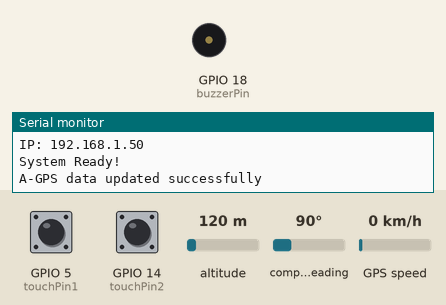
Recording of a sketch running on a simulated ESP32. Parts: buzzer (waves = sounding, pin HIGH), the last lines printed to the serial monitor. The test bench sets the inputs (shaded band); at power-on: GPIO 5 (touchPin1) LOW, GPIO 14 (touchPin2) LOW, altitude 120 m, compass heading 90°, GPS speed 0 km/h. WiFi joins after 1.5 s; servers stay silent unless stated; uploads are accepted with an empty reply; the GPS gets a fix after 3 s at 37.7749, -122.4194 with 8 satellites; no radio packets arrive unless stated.

Above: at 2.9 s.
3.0 s: GPIO 5 (touchPin1) pulled HIGH for 0.15 s
At 3.8 s:
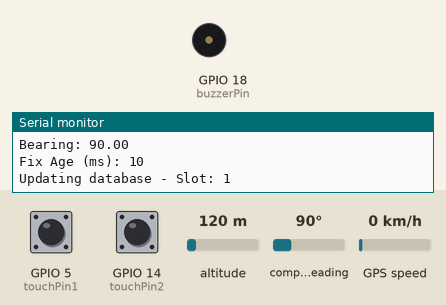
4.6 s: GPIO 14 (touchPin2) pulled HIGH for 0.15 s
At 5.0 s:
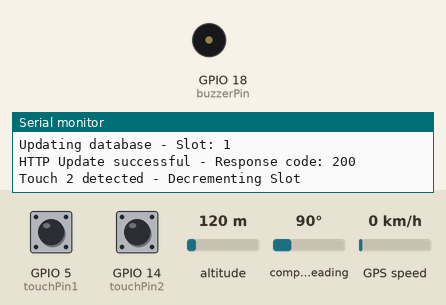
Timing chart, 0 to 7.6 s (numbered marks = the images above; inputs shaded):
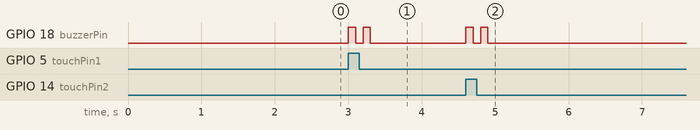

Measured:
- after the input at 3.0 s, GPIO 18 (buzzerPin): alternates HIGH for 0.10 s and LOW for 0.10 s, 4 changes in all, then stays LOW, starting at once
- after the input at 4.6 s, GPIO 18 (buzzerPin): alternates HIGH for 0.10 s and LOW for 0.10 s, 4 changes in all, then stays LOW, starting at once

The sketch:

gpstouch.ino
```cpp
#include <TinyGPS++.h>
#include <LoRa.h>
#include <Wire.h>
#include <WiFi.h>
#include <WiFiManager.h>
#include <HTTPClient.h>

// Pin definitions
const int touchPin1 = 5;
const int touchPin2 = 14;
const int gpsTxPin = 17;
const int gpsRxPin = 16;
const int buzzerPin = 18;
const int batteryPin = 36;

// LoRa pins
#define LORA_SS 15
#define LORA_RST 21
#define LORA_DIO0 26
#define LORA_SCK 22
#define LORA_MISO 19
#define LORA_MOSI 23

#define DEVICE_1_ADDRESS 0x01
#define DEVICE_2_ADDRESS 0x03

TinyGPSPlus gps;
WiFiManager wifiManager; // Create an instance of WiFiManager
// Add this near the top of your file with other global variables
volatile bool loraProcessing = false;
int Slot = 0;
unsigned long previousMillis = 0;
const long interval = 1000; // interval at which to send data (milliseconds)
bool leftDetected = false;
bool rightDetected = false;
float bearing = 0; // Bearing variable to store GPS heading in degrees

unsigned long previousGPSMillis = 0; // Variable to store the last time GPS was checked
const long gpsInterval = 1000; // 1 second in milliseconds

// Declare variables to store previous GPS data
float previousLat = 0.0;
float previousLng = 0.0;
float previousSpeed = 0.0;
float previousBearing = 0.0;

float lastValidBearing = 0.0;
bool updateNeeded = false;

unsigned long lastHttpUpdate = 0;
const unsigned long HTTP_UPDATE_INTERVAL = 100; // Reduced to 100ms for faster updates

// Add these touch sensor timing constants
const int TOUCH_DELAY = 50;      // Reduced from 100ms to 50ms
const int TOUCH_DURATION = 100;  // Reduced from 200ms to 100ms

// Update these values at the top with other globals
const int GPS_BAUD_RATE = 115200;  // Increased from 9600 for faster GPS data
const unsigned long GPS_READ_INTERVAL = 100;  // Reduced to 100ms for more frequent updates
const int GPS_MAX_AGE = 1000;    // Maximum age of GPS data in milliseconds

// Add these constants at the top
const unsigned long LORA_CHECK_INTERVAL = 1;  // Check every 1ms
unsigned long lastLoRaCheck = 0;

// Add these at the top with other globals
const char* ssid = "AutoConnectAP";  // Your WiFi SSID
const char* password = "";           // Your WiFi password
unsigned long lastWiFiCheck = 0;
const unsigned long WIFI_CHECK_INTERVAL = 5000; // Check WiFi every 5 seconds

// Add at the top with other globals
bool portalRunning = false;

// Add these constants at the top
const char* AGPS_URL = "https://online-live1.services.u-blox.com/GetOnlineData.ashx";
const char* AGPS_TOKEN = "e4ZpbQrkS1mNxjscBuinHA";  // Get this from u-blox

void setup() {
    Serial.begin(115200);
    Serial2.begin(9600, SERIAL_8N1, gpsRxPin, gpsTxPin);

    // Configure WiFiManager
    wifiManager.setConfigPortalTimeout(180); // 3 minute timeout
    wifiManager.setConnectTimeout(30); // 30 seconds connection timeout

    // Auto connect using saved credentials
    if(!wifiManager.autoConnect("AutoConnectAP")) {
        Serial.println("Failed to connect and hit timeout");
        ESP.restart();
    }

    Serial.println("WiFi Connected!");
    Serial.print("IP: ");
    Serial.println(WiFi.localIP());

    // Initialize LoRa with optimized settings
    SPI.begin(LORA_SCK, LORA_MISO, LORA_MOSI, LORA_SS);
    LoRa.setPins(LORA_SS, LORA_RST, LORA_DIO0);

    if (!LoRa.begin(433E6)) {
        Serial.println("LoRa Failed!");
        while (1);
    }

    // Optimize LoRa settings
    LoRa.setSpreadingFactor(7);
    LoRa.setSignalBandwidth(125E3);
    LoRa.setCodingRate4(5);
    LoRa.enableCrc();
    LoRa.setTxPower(20);

    pinMode(touchPin1, INPUT);
    pinMode(touchPin2, INPUT);
    pinMode(buzzerPin, OUTPUT);
    pinMode(batteryPin, INPUT);

    Serial.println("System Ready!");

    if (WiFi.status() == WL_CONNECTED) {
        updateAGPS();  // Get A-GPS data on startup
    }
}

void checkWiFiConnection() {
    if (WiFi.status() != WL_CONNECTED && !portalRunning) {
        Serial.println("WiFi disconnected, starting portal...");
        portalRunning = true;

        // Start config portal with existing wifiManager instance
        if (!wifiManager.startConfigPortal("AutoConnectAP")) {
            Serial.println("Failed to connect and hit timeout");
            delay(3000);
            ESP.restart();
        }

        portalRunning = false;
        Serial.println("WiFi Reconnected!");
    }
}

void forceHttpUpdate() {
    static HTTPClient http;

    if (WiFi.status() == WL_CONNECTED) {
        const char* serverUrl = "https://peachpuff-donkey-807602.hostingersite.com/location";

        String postData = "ID=" + String(DEVICE_1_ADDRESS) +
                         "&message=" + String(Slot) +
                         "&lat=" + String(gps.location.lat(), 6) +
                         "&lon=" + String(gps.location.lng(), 6) +
                         "&rotation=" + String(lastValidBearing) +
                         "&speed=" + String(gps.speed.kmph());

        http.begin(serverUrl);
        http.addHeader("Content-Type", "application/x-www-form-urlencoded");
        http.addHeader("Connection", "keep-alive");

        Serial.println("Sending HTTP update...");
        int httpResponseCode = http.POST(postData);

        if (httpResponseCode > 0) {
            Serial.println("HTTP Update OK: " + String(httpResponseCode));
        } else {
            Serial.println("HTTP Update Failed: " + String(httpResponseCode));
            checkWiFiConnection(); // Check WiFi if HTTP fails
        }
        http.end();
    } else {
        checkWiFiConnection();
    }
}

void loop() {
    unsigned long currentMillis = millis();
    static unsigned long lastSendMillis = 0;
    static unsigned long lastHttpMillis = 0;
    const unsigned long SEND_INTERVAL = 1000;  // Increased to 1 second
    const unsigned long HTTP_MIN_INTERVAL = 500;  // Minimum time between HTTP updates
    static unsigned long lastAgpsUpdate = 0;
    const unsigned long AGPS_UPDATE_INTERVAL = 4 * 60 * 60 * 1000;  // 4 hours

    // Check for incoming messages first
    int packetSize = LoRa.parsePacket();
    if (packetSize) {
        String message = "";
        int sender = LoRa.read();
        int receiver = LoRa.read();

        if (receiver == DEVICE_1_ADDRESS && sender == DEVICE_2_ADDRESS) {
            while (LoRa.available()) {
                message += (char)LoRa.read();
            }
            Serial.println("Received: " + message);

            if (message == "BUTTON2_PRESSED") {
                Slot++;
                triggerBuzzer();
                // Only update HTTP if enough time has passed
                if (currentMillis - lastHttpMillis >= HTTP_MIN_INTERVAL) {
                    forceHttpUpdate();
                    lastHttpMillis = currentMillis;
                }
            } else if (message == "BUTTON1_PRESSED") {
                if (Slot > 0) {
                    Slot--;
                    triggerBuzzer();
                    if (currentMillis - lastHttpMillis >= HTTP_MIN_INTERVAL) {
                        forceHttpUpdate();
                        lastHttpMillis = currentMillis;
                    }

                    if (Slot == 0) {
                        sendLoRaMessage(DEVICE_2_ADDRESS, "DATA_FROM_DEVICE_1: Slot=0");
                    }
                }
            }
        }
    }

    // Handle sending with proper interval
    if (currentMillis - lastSendMillis >= SEND_INTERVAL && Slot > 0) {
        lastSendMillis = currentMillis;

        LoRa.beginPacket();
        LoRa.write(DEVICE_1_ADDRESS);
        LoRa.write(DEVICE_2_ADDRESS);
        String message = "DATA_FROM_DEVICE_1: Slot=" + String(Slot);
        LoRa.print(message);
        LoRa.endPacket(true);

        Serial.println("Sent: " + message);
    }

    // Handle other tasks
    handleTouchSensors();
    if (Serial2.available()) {
        handleGPS();
    }

    // Update A-GPS data every 4 hours
    if (millis() - lastAgpsUpdate > AGPS_UPDATE_INTERVAL) {
        updateAGPS();
        lastAgpsUpdate = millis();
    }
}

void handleTouchSensors() {
    int touch1 = digitalRead(touchPin1);
    int touch2 = digitalRead(touchPin2);

    if (touch1 == HIGH && touch2 == HIGH) {
        Serial.println("Both touched - ignoring");
    } else if (touch1 == HIGH) {
        if (!leftDetected) {
            if (digitalRead(touchPin1) == HIGH) {
                Serial.println("Touch 1 detected - Incrementing Slot");
                Slot++;
                leftDetected = true;
                rightDetected = false;
                triggerBuzzer();
                forceHttpUpdate();  // Immediate update
            }
        }
    } else if (touch2 == HIGH) {
        if (!rightDetected && Slot > 0) {
            if (digitalRead(touchPin2) == HIGH) {
                Serial.println("Touch 2 detected - Decrementing Slot");
                Slot--;
                leftDetected = false;
                rightDetected = true;
                triggerBuzzer();
                forceHttpUpdate();  // Immediate update

                if (Slot == 0) {
                    sendLoRaMessage(DEVICE_2_ADDRESS, "DATA_FROM_DEVICE_1: Slot=0");
                }
            }
        }
    } else {
        leftDetected = false;
        rightDetected = false;
    }
}

void triggerBuzzer() {
    for (int i = 0; i < 2; i++) { // Reduced from 5 to 2 beeps
        digitalWrite(buzzerPin, HIGH);
        delay(100);  // Reduced from 100ms to 50ms
        digitalWrite(buzzerPin, LOW);
        delay(100);  // Reduced from 100ms to 50ms
    }
}

int calculateBatteryPercentage(float voltage) {
    if (voltage >= 4.2) return 100;
    else if (voltage >= 3.9) return 75;
    else if (voltage >= 3.7) return 50;
    else if (voltage >= 3.5) return 25;
    else return 0;
}

void updateDatabase(int id, const String& value) {
    if (WiFi.status() == WL_CONNECTED) {
        HTTPClient http;
        const char* serverUrl = "https://peachpuff-donkey-807602.hostingersite.com/location";
        int currentSlot = (Slot > 0) ? Slot : 0;

        String postData = "ID=" + String(id) +
                         "&message=" + String(currentSlot) +
                         "&lat=" + String(gps.location.lat(), 6) +
                         "&lon=" + String(gps.location.lng(), 6) +
                         "&rotation=" + String(lastValidBearing) +
                         "&speed=" + String(gps.speed.kmph());

        http.begin(serverUrl);
        http.addHeader("Content-Type", "application/x-www-form-urlencoded");
        http.addHeader("Cache-Control", "no-cache");

        Serial.println("Updating database - Slot: " + String(currentSlot));

        int httpResponseCode = http.POST(postData);

        if (httpResponseCode > 0) {
            Serial.println("HTTP Update successful - Response code: " + String(httpResponseCode));
        } else {
            Serial.println("HTTP Update failed - Error: " + String(httpResponseCode));
        }
        http.end();
    }
}


void sendLoRaMessage(int receiverAddress, const String& message) {
    LoRa.beginPacket();
    LoRa.write(DEVICE_1_ADDRESS);    // Sender: Device 1 (0x01)
    LoRa.write(DEVICE_2_ADDRESS);    // Receiver: Device 2 (0x03)
    LoRa.print(message);
    LoRa.endPacket();
    Serial.print("Sent message to Device 2: ");
    Serial.println(message);
}

// GPS handling function
void handleGPS() {
    unsigned long currentMillis = millis();

    if (currentMillis - previousGPSMillis >= GPS_READ_INTERVAL) {
        previousGPSMillis = currentMillis;

        // Read GPS data more aggressively
        while (Serial2.available()) {
            if (gps.encode(Serial2.read())) {
                if (gps.location.isValid() && gps.location.age() < GPS_MAX_AGE) {
                    float currentLat = gps.location.lat();
                    float currentLng = gps.location.lng();
                    float currentBearing = gps.course.deg();
                    float currentSpeed = gps.speed.kmph();

                    // Force update if speed is above threshold or location changed significantly
                    bool significantChange = false;

                    // Check for significant movement (more than 5 meters)
                    if (previousLat != 0 && previousLng != 0) {
                        float distance = TinyGPSPlus::distanceBetween(
                            previousLat, previousLng,
                            currentLat, currentLng
                        );

                        significantChange = (distance > 5) || (currentSpeed > 5);
                    }

                    if (significantChange ||
                        currentLat != previousLat ||
                        currentLng != previousLng ||
                        currentBearing != previousBearing) {

                        previousLat = currentLat;
                        previousLng = currentLng;
                        previousBearing = currentBearing;
                        lastValidBearing = currentBearing;

                        // Debug print
                        Serial.println("GPS Update:");
                        Serial.print("Lat: "); Serial.println(currentLat, 6);
                        Serial.print("Lng: "); Serial.println(currentLng, 6);
                        Serial.print("Speed (km/h): "); Serial.println(currentSpeed);
                        Serial.print("Bearing: "); Serial.println(currentBearing);
                        Serial.print("Fix Age (ms): "); Serial.println(gps.location.age());

                        // Force immediate database update
                        updateDatabase(DEVICE_1_ADDRESS, String(lastValidBearing));
                    }
                }
            }
        }
    }
}

// Add this function
void updateAGPS() {
    if (WiFi.status() == WL_CONNECTED) {
        HTTPClient http;
        String url = String(AGPS_URL) +
                    "?token=" + AGPS_TOKEN +
                    "&gnss=gps&format=aid&datatype=eph,alm,aux";

        http.begin(url);
        int httpCode = http.GET();

        if (httpCode == HTTP_CODE_OK) {
            int len = http.getSize();
            uint8_t buff[128] = { 0 };
            WiFiClient * stream = http.getStreamPtr();

            // Send A-GPS data to NEO-8M
            while (http.connected() && (len > 0 || len == -1)) {
                size_t size = stream->available();
                if (size) {
                    int c = stream->readBytes(buff, ((size > sizeof(buff)) ? sizeof(buff) : size));
                    Serial2.write(buff, c);  // Send to GPS module
                    if (len > 0) {
                        len -= c;
                    }
                }
                delay(1);
            }
            Serial.println("A-GPS data updated successfully");
        }
        http.end();
    }
}
```
